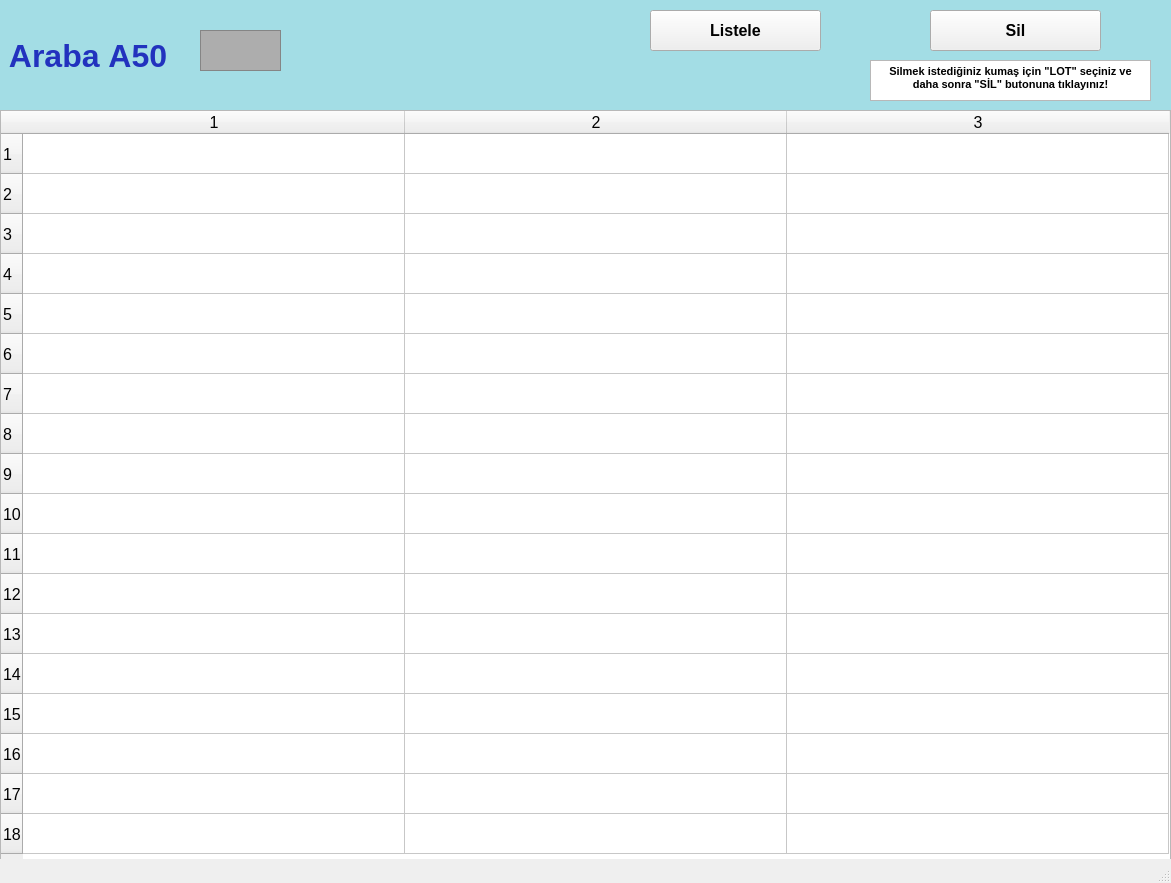
<?xml version="1.0" encoding="UTF-8"?>
<ui version="4.0">
 <class>arabalarA50_ekran</class>
 <widget class="QMainWindow" name="arabalarA50_ekran">
  <property name="geometry">
   <rect>
    <x>0</x>
    <y>0</y>
    <width>1171</width>
    <height>883</height>
   </rect>
  </property>
  <property name="font">
   <font>
    <pointsize>12</pointsize>
    <weight>50</weight>
    <bold>false</bold>
    <kerning>false</kerning>
   </font>
  </property>
  <property name="windowTitle">
   <string/>
  </property>
  <widget class="QWidget" name="centralwidget">
   <widget class="QLabel" name="arabaA1yazi_lbl">
    <property name="geometry">
     <rect>
      <x>0</x>
      <y>0</y>
      <width>1171</width>
      <height>111</height>
     </rect>
    </property>
    <property name="font">
     <font>
      <pointsize>24</pointsize>
      <weight>75</weight>
      <bold>true</bold>
     </font>
    </property>
    <property name="styleSheet">
     <string notr="true">background-color: rgb(163, 221, 229);
color: rgb(34, 50, 190);</string>
    </property>
    <property name="text">
     <string> Araba A50</string>
    </property>
   </widget>
   <widget class="QFrame" name="arabaA1_img">
    <property name="geometry">
     <rect>
      <x>200</x>
      <y>30</y>
      <width>81</width>
      <height>41</height>
     </rect>
    </property>
    <property name="styleSheet">
     <string notr="true">background-color: rgb(173, 173, 173);</string>
    </property>
    <property name="frameShape">
     <enum>QFrame::StyledPanel</enum>
    </property>
    <property name="frameShadow">
     <enum>QFrame::Raised</enum>
    </property>
   </widget>
   <widget class="QPushButton" name="listele50_btn">
    <property name="geometry">
     <rect>
      <x>650</x>
      <y>10</y>
      <width>171</width>
      <height>41</height>
     </rect>
    </property>
    <property name="font">
     <font>
      <pointsize>12</pointsize>
      <weight>75</weight>
      <bold>true</bold>
     </font>
    </property>
    <property name="text">
     <string>Listele</string>
    </property>
   </widget>
   <widget class="QTableWidget" name="A50_tw">
    <property name="geometry">
     <rect>
      <x>0</x>
      <y>110</y>
      <width>1171</width>
      <height>751</height>
     </rect>
    </property>
    <property name="baseSize">
     <size>
      <width>0</width>
      <height>0</height>
     </size>
    </property>
    <property name="rowCount">
     <number>18</number>
    </property>
    <property name="columnCount">
     <number>3</number>
    </property>
    <attribute name="horizontalHeaderVisible">
     <bool>true</bool>
    </attribute>
    <attribute name="horizontalHeaderCascadingSectionResizes">
     <bool>false</bool>
    </attribute>
    <attribute name="horizontalHeaderDefaultSectionSize">
     <number>382</number>
    </attribute>
    <attribute name="horizontalHeaderMinimumSectionSize">
     <number>38</number>
    </attribute>
    <attribute name="verticalHeaderDefaultSectionSize">
     <number>40</number>
    </attribute>
    <attribute name="verticalHeaderMinimumSectionSize">
     <number>23</number>
    </attribute>
    <row/>
    <row/>
    <row/>
    <row/>
    <row/>
    <row/>
    <row/>
    <row/>
    <row/>
    <row/>
    <row/>
    <row/>
    <row/>
    <row/>
    <row/>
    <row/>
    <row/>
    <row/>
    <column/>
    <column/>
    <column/>
   </widget>
   <widget class="QPushButton" name="sil50_btn">
    <property name="geometry">
     <rect>
      <x>930</x>
      <y>10</y>
      <width>171</width>
      <height>41</height>
     </rect>
    </property>
    <property name="font">
     <font>
      <pointsize>12</pointsize>
      <weight>75</weight>
      <bold>true</bold>
     </font>
    </property>
    <property name="text">
     <string>Sil</string>
    </property>
   </widget>
   <widget class="QTextBrowser" name="textBrowser">
    <property name="geometry">
     <rect>
      <x>870</x>
      <y>60</y>
      <width>281</width>
      <height>41</height>
     </rect>
    </property>
    <property name="html">
     <string>&lt;!DOCTYPE HTML PUBLIC &quot;-//W3C//DTD HTML 4.0//EN&quot; &quot;http://www.w3.org/TR/REC-html40/strict.dtd&quot;&gt;
&lt;html&gt;&lt;head&gt;&lt;meta name=&quot;qrichtext&quot; content=&quot;1&quot; /&gt;&lt;style type=&quot;text/css&quot;&gt;
p, li { white-space: pre-wrap; }
&lt;/style&gt;&lt;/head&gt;&lt;body style=&quot; font-family:'MS Shell Dlg 2'; font-size:12pt; font-weight:400; font-style:normal;&quot;&gt;
&lt;p align=&quot;center&quot; style=&quot; margin-top:0px; margin-bottom:0px; margin-left:0px; margin-right:0px; -qt-block-indent:0; text-indent:0px;&quot;&gt;&lt;span style=&quot; font-size:8pt; font-weight:600;&quot;&gt;Silmek istediğiniz kumaş için &amp;quot;LOT&amp;quot; seçiniz ve daha sonra &amp;quot;SİL&amp;quot; butonuna tıklayınız!&lt;/span&gt;&lt;/p&gt;&lt;/body&gt;&lt;/html&gt;</string>
    </property>
   </widget>
  </widget>
  <widget class="QStatusBar" name="statusbar"/>
 </widget>
 <resources/>
 <connections/>
</ui>
